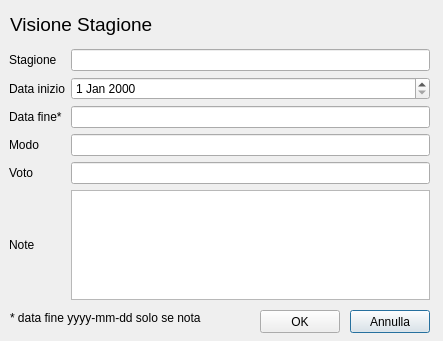
<?xml version="1.0" encoding="UTF-8"?>
<ui version="4.0">
 <class>Dialog_vista_serie</class>
 <widget class="QDialog" name="Dialog_vista_serie">
  <property name="geometry">
   <rect>
    <x>0</x>
    <y>0</y>
    <width>443</width>
    <height>341</height>
   </rect>
  </property>
  <property name="windowTitle">
   <string>Dialog</string>
  </property>
  <widget class="QLabel" name="label">
   <property name="geometry">
    <rect>
     <x>10</x>
     <y>10</y>
     <width>421</width>
     <height>29</height>
    </rect>
   </property>
   <property name="font">
    <font>
     <pointsize>14</pointsize>
    </font>
   </property>
   <property name="text">
    <string>Visione Stagione</string>
   </property>
  </widget>
  <widget class="QWidget" name="gridLayoutWidget">
   <property name="geometry">
    <rect>
     <x>9</x>
     <y>49</y>
     <width>421</width>
     <height>251</height>
    </rect>
   </property>
   <layout class="QGridLayout" name="gridLayout">
    <item row="1" column="0">
     <widget class="QLabel" name="label_3">
      <property name="text">
       <string>Data inizio</string>
      </property>
     </widget>
    </item>
    <item row="5" column="0">
     <widget class="QLabel" name="label_7">
      <property name="text">
       <string>Note</string>
      </property>
     </widget>
    </item>
    <item row="4" column="0">
     <widget class="QLabel" name="label_5">
      <property name="text">
       <string>Voto</string>
      </property>
     </widget>
    </item>
    <item row="3" column="0">
     <widget class="QLabel" name="label_6">
      <property name="text">
       <string>Modo</string>
      </property>
     </widget>
    </item>
    <item row="2" column="0">
     <widget class="QLabel" name="label_4">
      <property name="text">
       <string>Data fine*</string>
      </property>
     </widget>
    </item>
    <item row="0" column="0">
     <widget class="QLabel" name="label_2">
      <property name="text">
       <string>Stagione</string>
      </property>
     </widget>
    </item>
    <item row="0" column="1">
     <widget class="QLineEdit" name="stagione"/>
    </item>
    <item row="1" column="1">
     <widget class="QDateEdit" name="inizio"/>
    </item>
    <item row="3" column="1">
     <widget class="QLineEdit" name="modo"/>
    </item>
    <item row="4" column="1">
     <widget class="QLineEdit" name="voto"/>
    </item>
    <item row="5" column="1">
     <widget class="QTextEdit" name="note"/>
    </item>
    <item row="2" column="1">
     <widget class="QLineEdit" name="fine"/>
    </item>
   </layout>
  </widget>
  <widget class="QPushButton" name="annulla">
   <property name="geometry">
    <rect>
     <x>350</x>
     <y>310</y>
     <width>80</width>
     <height>23</height>
    </rect>
   </property>
   <property name="text">
    <string>Annulla</string>
   </property>
  </widget>
  <widget class="QPushButton" name="salva">
   <property name="geometry">
    <rect>
     <x>260</x>
     <y>310</y>
     <width>80</width>
     <height>23</height>
    </rect>
   </property>
   <property name="text">
    <string>OK</string>
   </property>
  </widget>
  <widget class="QLabel" name="label_8">
   <property name="geometry">
    <rect>
     <x>10</x>
     <y>310</y>
     <width>219</width>
     <height>15</height>
    </rect>
   </property>
   <property name="text">
    <string>* data fine yyyy-mm-dd solo se nota</string>
   </property>
  </widget>
 </widget>
 <tabstops>
  <tabstop>stagione</tabstop>
  <tabstop>inizio</tabstop>
  <tabstop>fine</tabstop>
  <tabstop>modo</tabstop>
  <tabstop>voto</tabstop>
  <tabstop>note</tabstop>
  <tabstop>salva</tabstop>
  <tabstop>annulla</tabstop>
 </tabstops>
 <resources/>
 <connections/>
</ui>
